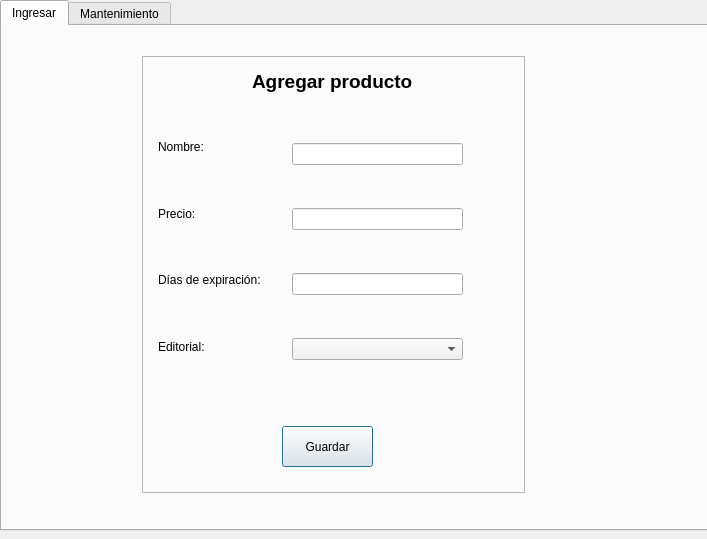
<?xml version="1.0" encoding="UTF-8"?>
<ui version="4.0">
 <class>Dialog</class>
 <widget class="QDialog" name="Dialog">
  <property name="windowModality">
   <enum>Qt::ApplicationModal</enum>
  </property>
  <property name="geometry">
   <rect>
    <x>0</x>
    <y>0</y>
    <width>707</width>
    <height>539</height>
   </rect>
  </property>
  <property name="acceptDrops">
   <bool>true</bool>
  </property>
  <property name="windowTitle">
   <string>Producto</string>
  </property>
  <widget class="QTabWidget" name="tabWidget">
   <property name="geometry">
    <rect>
     <x>0</x>
     <y>0</y>
     <width>711</width>
     <height>531</height>
    </rect>
   </property>
   <property name="acceptDrops">
    <bool>true</bool>
   </property>
   <property name="autoFillBackground">
    <bool>true</bool>
   </property>
   <property name="currentIndex">
    <number>0</number>
   </property>
   <widget class="QWidget" name="tab">
    <attribute name="title">
     <string>Ingresar</string>
    </attribute>
    <widget class="QFrame" name="Crearlibro">
     <property name="geometry">
      <rect>
       <x>140</x>
       <y>30</y>
       <width>383</width>
       <height>437</height>
      </rect>
     </property>
     <property name="frameShape">
      <enum>QFrame::StyledPanel</enum>
     </property>
     <property name="frameShadow">
      <enum>QFrame::Raised</enum>
     </property>
     <widget class="QLabel" name="label_9">
      <property name="geometry">
       <rect>
        <x>110</x>
        <y>10</y>
        <width>161</width>
        <height>31</height>
       </rect>
      </property>
      <property name="font">
       <font>
        <pointsize>14</pointsize>
        <weight>75</weight>
        <bold>true</bold>
       </font>
      </property>
      <property name="text">
       <string>Agregar producto</string>
      </property>
     </widget>
     <widget class="QWidget" name="layoutWidget">
      <property name="geometry">
       <rect>
        <x>150</x>
        <y>50</y>
        <width>171</width>
        <height>291</height>
       </rect>
      </property>
      <layout class="QVBoxLayout" name="verticalLayout">
       <item>
        <widget class="QLineEdit" name="txt_nombre"/>
       </item>
       <item>
        <widget class="QLineEdit" name="txt_precio"/>
       </item>
       <item>
        <widget class="QLineEdit" name="texto_numregistro"/>
       </item>
       <item>
        <widget class="QComboBox" name="cbo_editorial"/>
       </item>
      </layout>
     </widget>
     <widget class="QWidget" name="layoutWidget_2">
      <property name="geometry">
       <rect>
        <x>16</x>
        <y>60</y>
        <width>131</width>
        <height>261</height>
       </rect>
      </property>
      <layout class="QGridLayout" name="gridLayout_2">
       <item row="0" column="0">
        <widget class="QLabel" name="label">
         <property name="text">
          <string>Nombre:</string>
         </property>
        </widget>
       </item>
       <item row="1" column="0">
        <widget class="QLabel" name="label_3">
         <property name="text">
          <string>Precio:</string>
         </property>
        </widget>
       </item>
       <item row="3" column="0">
        <widget class="QLabel" name="label_11">
         <property name="text">
          <string>Editorial:</string>
         </property>
        </widget>
       </item>
       <item row="2" column="0">
        <widget class="QLabel" name="label_4">
         <property name="text">
          <string>Días de expiración:</string>
         </property>
        </widget>
       </item>
      </layout>
     </widget>
     <widget class="QPushButton" name="btn_agregarelemento">
      <property name="geometry">
       <rect>
        <x>140</x>
        <y>370</y>
        <width>91</width>
        <height>41</height>
       </rect>
      </property>
      <property name="text">
       <string>Guardar</string>
      </property>
     </widget>
    </widget>
   </widget>
   <widget class="QWidget" name="tab_2">
    <attribute name="title">
     <string>Mantenimiento</string>
    </attribute>
    <widget class="QTableView" name="dg_elemento">
     <property name="geometry">
      <rect>
       <x>10</x>
       <y>50</y>
       <width>681</width>
       <height>381</height>
      </rect>
     </property>
    </widget>
    <widget class="QLineEdit" name="txt_searchelemento">
     <property name="geometry">
      <rect>
       <x>80</x>
       <y>20</y>
       <width>211</width>
       <height>27</height>
      </rect>
     </property>
    </widget>
    <widget class="QLabel" name="label_2">
     <property name="geometry">
      <rect>
       <x>10</x>
       <y>20</y>
       <width>71</width>
       <height>21</height>
      </rect>
     </property>
     <property name="text">
      <string>Buscar:</string>
     </property>
    </widget>
    <widget class="QPushButton" name="btn_editelmento">
     <property name="geometry">
      <rect>
       <x>157</x>
       <y>456</y>
       <width>101</width>
       <height>31</height>
      </rect>
     </property>
     <property name="text">
      <string>Editar</string>
     </property>
    </widget>
    <widget class="QPushButton" name="btn_deleteelemento">
     <property name="geometry">
      <rect>
       <x>507</x>
       <y>456</y>
       <width>101</width>
       <height>31</height>
      </rect>
     </property>
     <property name="text">
      <string>Eliminar</string>
     </property>
    </widget>
   </widget>
  </widget>
 </widget>
 <resources/>
 <connections/>
</ui>
